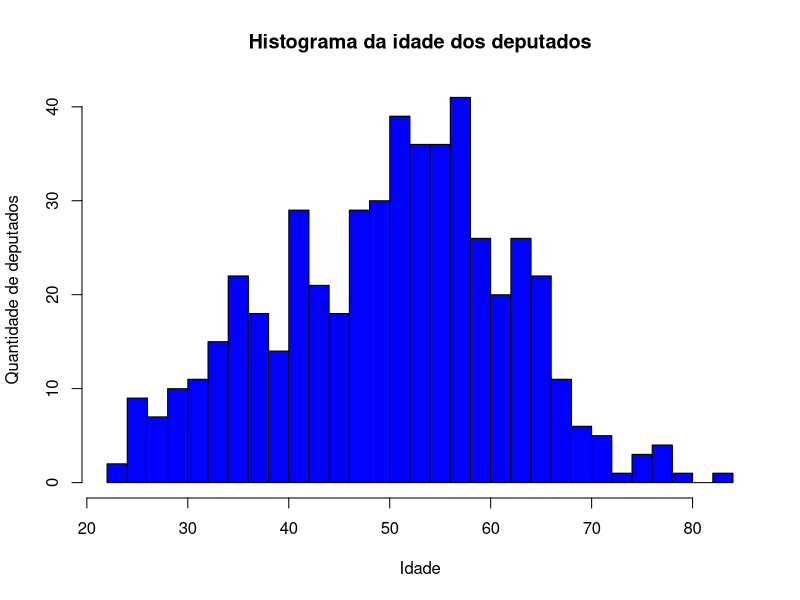

This figure's R source: (Note: this script raises an error after producing the figure.)
## ---- chunk 1
library(knitr)
knitr::opts_chunk$set(echo = TRUE)
options(digits = 2, OutDec = ",")
knit_hooks$set(inline = function(x) {
  prettyNum(x, big.mark=".")
})
rm(list = ls())
## ---- chunk 2
deputados <- read.csv2("Eleicoes2014.csv")

total_atributos = ncol(deputados)
total_deputados = nrow(deputados)
## ---- chunk 3

# Função para cálculo da moda extraído de
# https://stackoverflow.com/questions/2547402/how-to-find-the-statistical-mode
moda <- function(x) {
  ux <- unique(x)
  ux[which.max(tabulate(match(x, ux)))]
}

idade_media = mean(deputados$Idade)
idade_mediana = median(deputados$Idade)
idade_moda = moda(deputados$Idade)
desvio_padrao = sd(deputados$Idade)

## ---- chunk 4
hist(deputados$Idade, breaks = 30, col='blue', xlab='Idade', ylab='Quantidade de deputados', main='Histograma da idade dos deputados')
## ---- chunk 5
total_deputadas = sum(deputados$Sexo == 'FEMININO')
total_deputados = sum(deputados$Sexo == 'MASCULINO')
## ---- chunk 6
media_idade_por_sexo = aggregate(deputados$Idade, list(deputados$Sexo), FUN=mean)
names(media_idade_por_sexo) = c('Sexo', 'Idade')
kable(media_idade_por_sexo)
## ---- chunk 7
df_grau_instrucao = data.frame(table(deputados$Grau.de.instrucao))
df_grau_instrucao = cbind(df_grau_instrucao, 100*df_grau_instrucao$Freq/sum(df_grau_instrucao$Freq))
names(df_grau_instrucao) = c('Grau de instrução', 'Frequência', 'Porcentagem (%)')
## ---- chunk 8
kable(df_grau_instrucao)
## ---- chunk 9
receita_por_grau_de_escolaridade = aggregate(as.numeric(deputados$Receitas.em.2014), list(deputados$Grau.de.instrucao), FUN=mean)
names(receita_por_grau_de_escolaridade) = c('Grau de instrução', 'Receita média')
kable(receita_por_grau_de_escolaridade)
## ---- chunk 10
media_votos_nominais = floor(mean(deputados$Nominais))
mediana_votos_nominais = median(deputados$Nominais)
desvio_padrao_votos_nominais = sd(deputados$Nominais)
maior_valor_voto_nominal = max(deputados$Nominais)
## ---- chunk 11
hist(deputados$Nominais, breaks = 30, col='blue', xlab='Votos nominais', ylab='Quantidade de deputados', main='Histograma de votos nominais')
## ---- chunk 12
media_votos_nominais_por_uf = aggregate(deputados$Nominais, list(deputados$UF), FUN=mean)
minimo_votos_nominais_por_uf = aggregate(deputados$Nominais, list(deputados$UF), FUN=min)
maximo_votos_nominais_por_uf = aggregate(deputados$Nominais, list(deputados$UF), FUN=max)
votos_nominais_por_uf = cbind(media_votos_nominais_por_uf, minimo_votos_nominais_por_uf$x, maximo_votos_nominais_por_uf$x)
names(votos_nominais_por_uf) = c('UF', 'Media', 'Menor individual', 'Maior individual')
kable(votos_nominais_por_uf)

